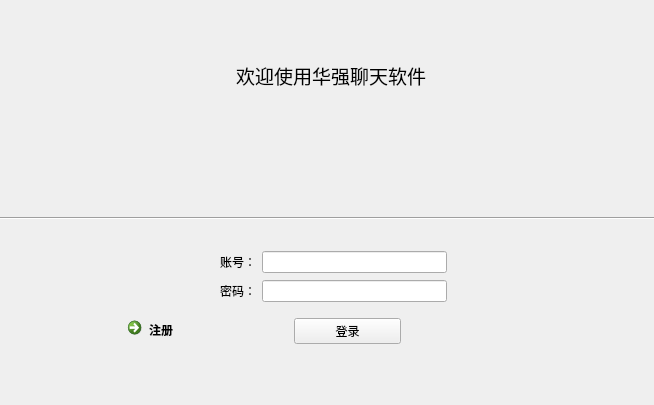
<?xml version="1.0" encoding="UTF-8"?>
<ui version="4.0">
 <class>loginWidget</class>
 <widget class="QWidget" name="loginWidget">
  <property name="geometry">
   <rect>
    <x>0</x>
    <y>0</y>
    <width>654</width>
    <height>405</height>
   </rect>
  </property>
  <property name="windowTitle">
   <string>loginWidget</string>
  </property>
  <widget class="QWidget" name="layoutWidget">
   <property name="geometry">
    <rect>
     <x>0</x>
     <y>60</y>
     <width>661</width>
     <height>30</height>
    </rect>
   </property>
   <layout class="QHBoxLayout" name="horizontalLayout_4">
    <item>
     <spacer name="horizontalSpacer">
      <property name="orientation">
       <enum>Qt::Horizontal</enum>
      </property>
      <property name="sizeHint" stdset="0">
       <size>
        <width>178</width>
        <height>20</height>
       </size>
      </property>
     </spacer>
    </item>
    <item>
     <widget class="QLabel" name="labelTitle">
      <property name="font">
       <font>
        <family>Agency FB</family>
        <pointsize>14</pointsize>
       </font>
      </property>
      <property name="text">
       <string>欢迎使用华强聊天软件</string>
      </property>
      <property name="textFormat">
       <enum>Qt::AutoText</enum>
      </property>
      <property name="alignment">
       <set>Qt::AlignCenter</set>
      </property>
     </widget>
    </item>
    <item>
     <spacer name="horizontalSpacer_2">
      <property name="orientation">
       <enum>Qt::Horizontal</enum>
      </property>
      <property name="sizeHint" stdset="0">
       <size>
        <width>188</width>
        <height>20</height>
       </size>
      </property>
     </spacer>
    </item>
   </layout>
  </widget>
  <widget class="QWidget" name="layoutWidget_2">
   <property name="geometry">
    <rect>
     <x>120</x>
     <y>310</y>
     <width>281</width>
     <height>42</height>
    </rect>
   </property>
   <layout class="QHBoxLayout" name="horizontalLayout_3">
    <item>
     <widget class="QCommandLinkButton" name="commandLinkButton">
      <property name="text">
       <string>注册</string>
      </property>
     </widget>
    </item>
    <item>
     <widget class="QPushButton" name="pushButtonLog">
      <property name="text">
       <string>登录</string>
      </property>
     </widget>
    </item>
   </layout>
  </widget>
  <widget class="Line" name="line">
   <property name="geometry">
    <rect>
     <x>0</x>
     <y>210</y>
     <width>661</width>
     <height>16</height>
    </rect>
   </property>
   <property name="orientation">
    <enum>Qt::Horizontal</enum>
   </property>
  </widget>
  <widget class="QWidget" name="layoutWidget_3">
   <property name="geometry">
    <rect>
     <x>220</x>
     <y>250</y>
     <width>227</width>
     <height>55</height>
    </rect>
   </property>
   <layout class="QVBoxLayout" name="verticalLayout">
    <item>
     <layout class="QHBoxLayout" name="horizontalLayout_2">
      <item>
       <widget class="QLabel" name="labelName">
        <property name="text">
         <string>账号：</string>
        </property>
       </widget>
      </item>
      <item>
       <widget class="QLineEdit" name="lineEdit"/>
      </item>
     </layout>
    </item>
    <item>
     <layout class="QHBoxLayout" name="horizontalLayout">
      <item>
       <widget class="QLabel" name="labelSecret">
        <property name="text">
         <string>密码：</string>
        </property>
       </widget>
      </item>
      <item>
       <widget class="QLineEdit" name="lineEdit_2"/>
      </item>
     </layout>
    </item>
   </layout>
  </widget>
 </widget>
 <resources/>
 <connections/>
</ui>
